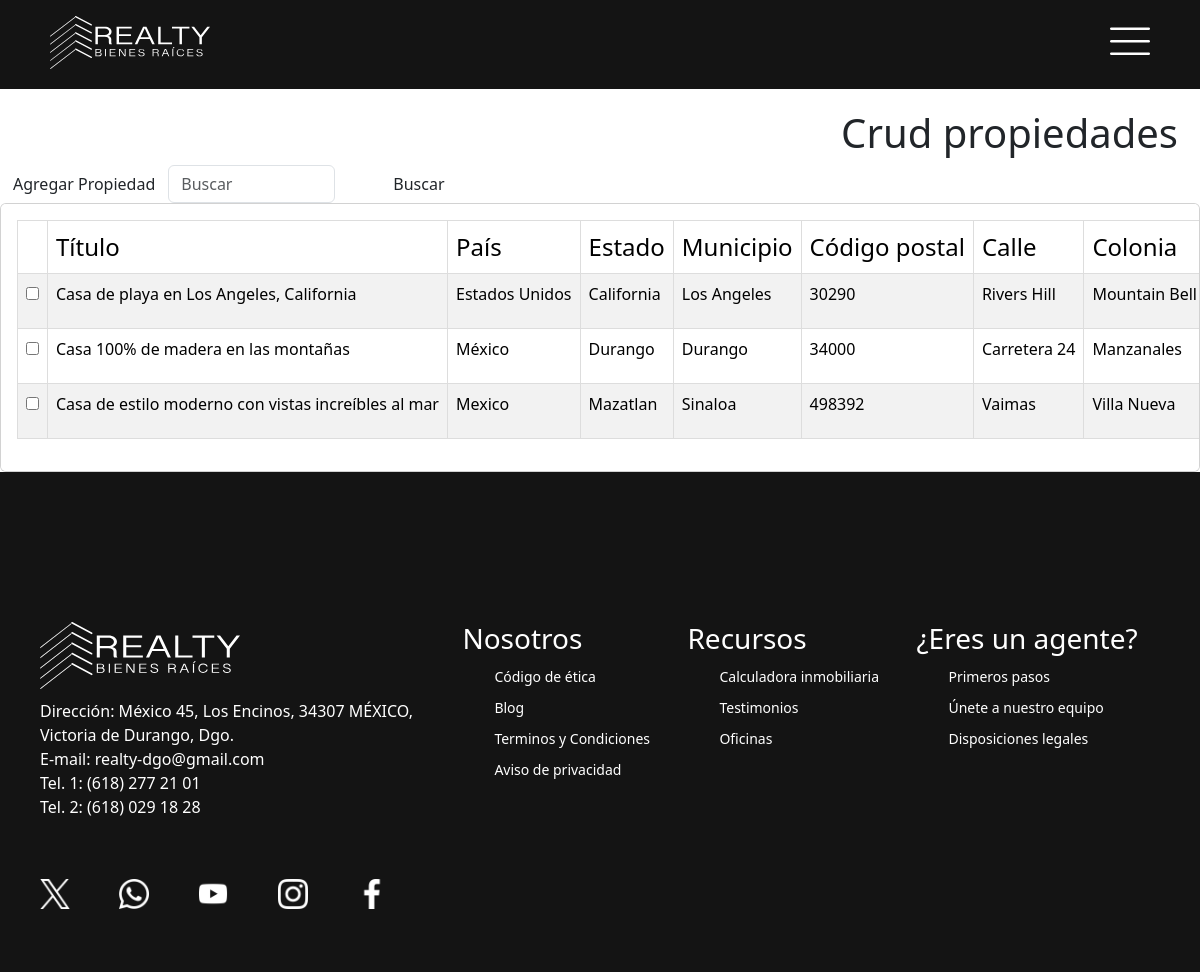
The page /crud-propiedades.php (signed in) on the database its author committed.
### tables this page shows
CREATE TABLE `propiedades` (
  `id_propiedad` int(10) UNSIGNED ZEROFILL NOT NULL,
  `titulo` varchar(100) NOT NULL,
  `pais` varchar(20) NOT NULL,
  `estado` varchar(20) NOT NULL,
  `municipio` varchar(20) NOT NULL,
  `codigo_postal` char(10) NOT NULL,
  `calle` varchar(50) NOT NULL,
  `colonia` varchar(50) NOT NULL,
  `numero` char(10) NOT NULL,
  `tipo_inmueble` set('comercial','casa','departamento','loft','duplex') NOT NULL,
  `tipo_contrato` set('venta','renta') NOT NULL,
  `precio` int(10) UNSIGNED NOT NULL,
  `area` int(10) UNSIGNED NOT NULL,
  `pisos` tinyint(3) UNSIGNED NOT NULL,
  `recamaras` tinyint(3) UNSIGNED DEFAULT NULL,
  `banos` tinyint(3) UNSIGNED DEFAULT NULL,
  `cocheras` tinyint(3) UNSIGNED DEFAULT NULL,
  `jardin` set('si','no') DEFAULT NULL,
  `jardin_area` int(10) UNSIGNED DEFAULT NULL,
  `piscina` set('si','no') DEFAULT NULL,
  `descripcion` varchar(500) DEFAULT NULL,
  `id_usuario` int(10) UNSIGNED ZEROFILL NOT NULL,
  `foto1` varchar(50) DEFAULT NULL,
  `foto2` varchar(50) DEFAULT NULL,
  `foto3` varchar(50) DEFAULT NULL
);

### crud-propiedades.php (the view, shortened to what this page needs)
<!DOCTYPE html>
<html lang="en">
<head>
    <link href="https://cdn.jsdelivr.net/npm/bootstrap@5.3.2/dist/css/bootstrap.min.css" rel="stylesheet">
    <link rel="stylesheet" href="css/navbar.css">
    <link rel="stylesheet" href="css/crud-propiedades.css">
</head>
<?php include ('php/conn-vistas.php'); ?>
<body>
<div class="">
    <div class="row" style="margin-top: 20px; text-align: right; margin-right: 10px;">
        <div class="col-12">
            <h1>Crud propiedades</h1>
            <div class="d-flex">
                <button type="button" class="btn" data-bs-toggle="modal" data-bs-target="#FormularioPropiedad">Agregar Propiedad</button>
                <form action="crud-propiedades.php" method="POST">
                    <div class="d-flex">
                        <input class="form-control inputBuscar" name="inputBuscar" type="search" placeholder="Buscar">
                        <button class="btn form-control btnBuscar" type="submit" name="btnBuscar">Buscar</button>
                    </div>
                </form>
            </div>
        </div>
    </div>
    <div class="row">
        <div class="col">
            <div class="card card-body">
                <table class="table table-hover table-striped">
                    <thead>
                    <tr>
                        <th scope="col"></th>
                        <th scope="col">Título</th>
                        <th scope="col">País</th>
                        <th scope="col">Estado</th>
                        <th scope="col">Municipio</th>
                        <th scope="col">Código postal</th>
                        <th scope="col">Calle</th>
                        <th scope="col">Colonia</th>
                    </tr>
                    </thead>
                    <tbody>
                    <?php
                    $query = "SELECT * FROM propiedades WHERE id_usuario = {$_SESSION['id_usuario']}";
                    $resultado = mysqli_query($conn, $query);
                    while($row = mysqli_fetch_assoc($resultado)) {
                        $id_propiedad = $row['id_propiedad'];
                        ?>
                        <tr data-id="fila_<?php echo $id_propiedad; ?>">
                            <form action="php/editar_propiedad.php?id_propiedad=<?php echo $id_propiedad; ?>" method="POST">
                                <td>
                                    <input type="checkbox">
                                </td>
                                <td>
                                    <label class="label_titulo"><?php echo $row['titulo']; ?></label>
                                </td>
                                <td>
                                    <label class="label_pais"><?php echo $row['pais']; ?></label>
                                </td>
                                <td>
                                    <label class="label_estado"><?php echo $row['estado']; ?></label>
                                </td>
                                <td>
                                    <label class="label_municipio"><?php echo $row['municipio']; ?></label>
                                </td>
                                <td>
                                    <label class="label_codigo_postal"><?php echo $row['codigo_postal']; ?></label>
                                </td>
                                <td>
                                    <label class="label_calle"><?php echo $row['calle']; ?></label>
                                </td>
                                <td>
                                    <label class="label_colonia"><?php echo $row['colonia']; ?></label>
                                </td>
                            </form>
                        </tr>
                    <?php } ?>
                    </tbody>
                </table>
            </div>
        </div>
    </div>
</div>
</body>
</html>

### css/navbar.css (style rules this page uses)
html, body, header, footer { margin: 0; padding: 0; }
.navbar { background-color: rgb(20, 20, 20); color: #fff; display: flex; justify-content: space-between; align-items: center; padding: 10px 50px 20px 50px; margin: 0; height: auto; }
.navbar-logo img { width: 160px; height: auto; margin-top: 6px; }
.sesion { display: flex; margin-top: 10px; }
footer { height: 500px; background-color: rgb(20, 20, 20); display: flex; justify-content: left; align-items: left; margin: 0; padding: 150px 40px 0 40px; }
.footer-img { width: 400px; }
.footer-realty-logo img { width: 200px; }
.contacto { color: white; margin-top: 10px; margin-bottom: 40px; }
.contacto p { margin: 0; font-weight: 100; }
.redes img { width: 30px; margin: 20px 45px 0 0; padding:0; }
.recursos { display: flex; flex: 1; justify-content: space-evenly; font-weight: 100; color: white; font-size: 14px; }
.recursos div { margin: 0 15px 0 15px; }
.recursos li { list-style: none; margin-top: 10px; }
.recursos h3 { font-weight: 100; }
#openBtn, #closeBtn { background: none; border: none; padding: 0; }

### css/crud-propiedades.css (style rules this page uses)
table { font-weight: 100; text-align: left; width: 100%; border-collapse: collapse; }
th, td { padding: 15px; border: 1px solid #ddd; white-space: nowrap; overflow: hidden; text-overflow: ellipsis; }
th { font-weight: 200; font-size: 24px; }
.card { overflow: scroll; }

### rows shown on the page
propiedades: titulo "Casa de playa en Los Angeles, California", pais "Estados Unidos", estado "California", municipio "Los Angeles", codigo_postal "30290", calle "Rivers Hill", colonia "Mountain Bell"
propiedades: titulo "Casa 100% de madera en las montañas", pais "México", estado "Durango", municipio "Durango", codigo_postal "34000", calle "Carretera 24", colonia "Manzanales"
propiedades: titulo "Casa de estilo moderno con vistas increíbles al mar", pais "Mexico", estado "Mazatlan", municipio "Sinaloa", codigo_postal "498392", calle "Vaimas", colonia "Villa Nueva"
